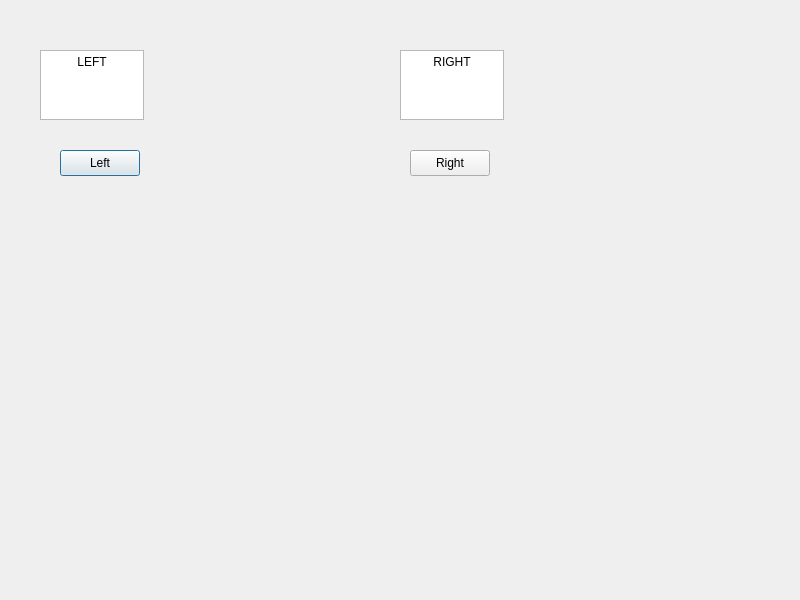
<?xml version="1.0" encoding="UTF-8"?>
<ui version="4.0">
 <class>Dialog</class>
 <widget class="QDialog" name="Dialog">
  <property name="geometry">
   <rect>
    <x>0</x>
    <y>0</y>
    <width>800</width>
    <height>600</height>
   </rect>
  </property>
  <property name="windowTitle">
   <string>Dialog</string>
  </property>
  <widget class="QPushButton" name="pushButton">
   <property name="geometry">
    <rect>
     <x>60</x>
     <y>150</y>
     <width>80</width>
     <height>26</height>
    </rect>
   </property>
   <property name="text">
    <string>Left</string>
   </property>
  </widget>
  <widget class="QTextEdit" name="textEdit">
   <property name="geometry">
    <rect>
     <x>40</x>
     <y>50</y>
     <width>104</width>
     <height>70</height>
    </rect>
   </property>
   <property name="html">
    <string>&lt;!DOCTYPE HTML PUBLIC &quot;-//W3C//DTD HTML 4.0//EN&quot; &quot;http://www.w3.org/TR/REC-html40/strict.dtd&quot;&gt;
&lt;html&gt;&lt;head&gt;&lt;meta name=&quot;qrichtext&quot; content=&quot;1&quot; /&gt;&lt;style type=&quot;text/css&quot;&gt;
p, li { white-space: pre-wrap; }
&lt;/style&gt;&lt;/head&gt;&lt;body style=&quot; font-family:'Sans Serif'; font-size:9pt; font-weight:400; font-style:normal;&quot;&gt;
&lt;p align=&quot;center&quot; style=&quot; margin-top:0px; margin-bottom:0px; margin-left:0px; margin-right:0px; -qt-block-indent:0; text-indent:0px;&quot;&gt;&lt;span style=&quot; font-family:'Sans Serif';&quot;&gt;LEFT&lt;/span&gt;&lt;/p&gt;&lt;/body&gt;&lt;/html&gt;</string>
   </property>
  </widget>
  <widget class="QTextEdit" name="textEdit_2">
   <property name="geometry">
    <rect>
     <x>400</x>
     <y>50</y>
     <width>104</width>
     <height>70</height>
    </rect>
   </property>
   <property name="html">
    <string>&lt;!DOCTYPE HTML PUBLIC &quot;-//W3C//DTD HTML 4.0//EN&quot; &quot;http://www.w3.org/TR/REC-html40/strict.dtd&quot;&gt;
&lt;html&gt;&lt;head&gt;&lt;meta name=&quot;qrichtext&quot; content=&quot;1&quot; /&gt;&lt;style type=&quot;text/css&quot;&gt;
p, li { white-space: pre-wrap; }
&lt;/style&gt;&lt;/head&gt;&lt;body style=&quot; font-family:'Sans Serif'; font-size:9pt; font-weight:400; font-style:normal;&quot;&gt;
&lt;p align=&quot;center&quot; style=&quot; margin-top:0px; margin-bottom:0px; margin-left:0px; margin-right:0px; -qt-block-indent:0; text-indent:0px;&quot;&gt;&lt;span style=&quot; font-family:'Sans Serif';&quot;&gt;RIGHT&lt;/span&gt;&lt;/p&gt;&lt;/body&gt;&lt;/html&gt;</string>
   </property>
  </widget>
  <widget class="QPushButton" name="pushButton_2">
   <property name="geometry">
    <rect>
     <x>410</x>
     <y>150</y>
     <width>80</width>
     <height>26</height>
    </rect>
   </property>
   <property name="text">
    <string>Right</string>
   </property>
  </widget>
 </widget>
 <resources/>
 <connections/>
</ui>
